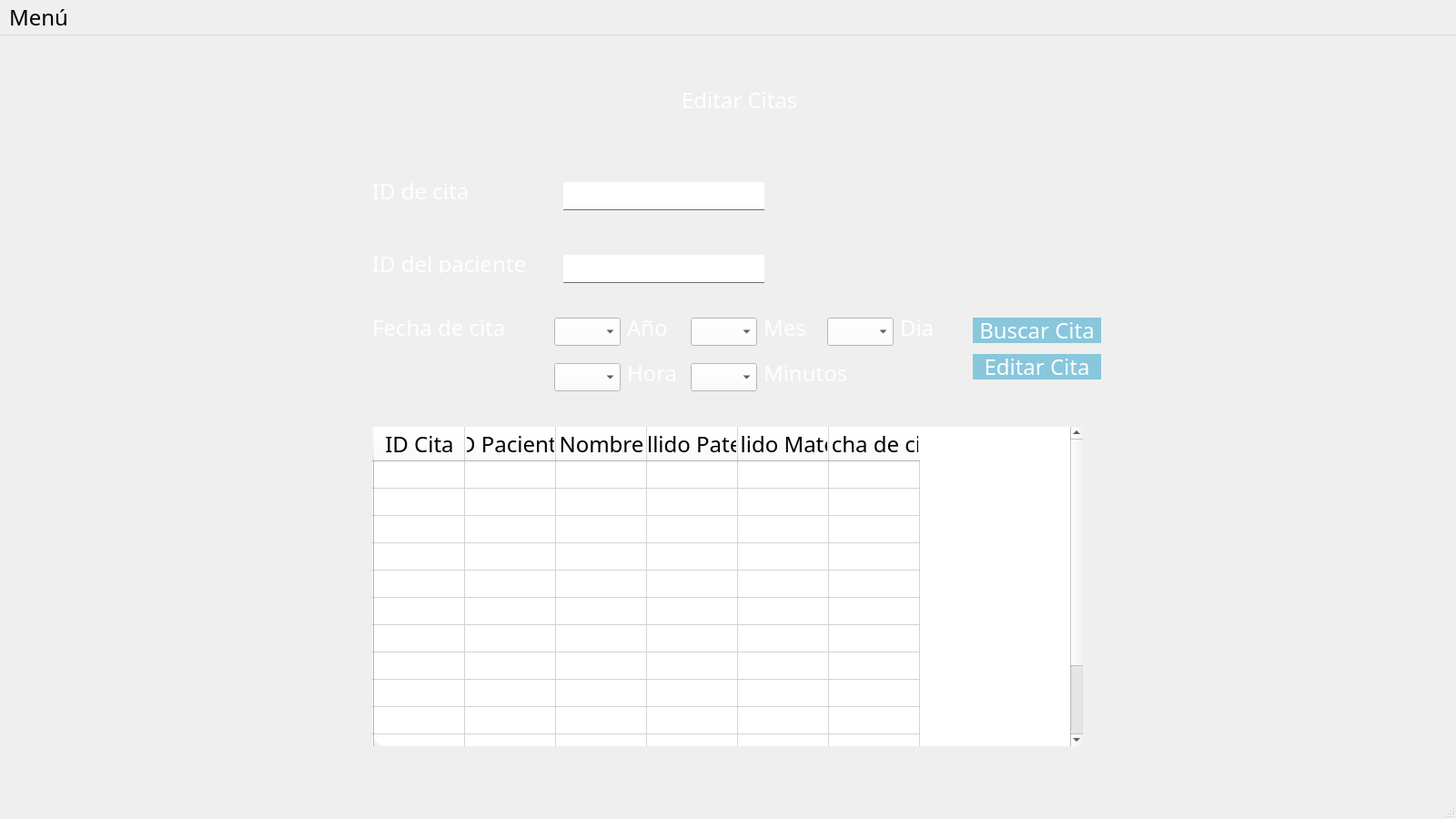
<?xml version="1.0" encoding="UTF-8"?>
<ui version="4.0">
 <class>EditarCita</class>
 <widget class="QMainWindow" name="EditarCita">
  <property name="geometry">
   <rect>
    <x>0</x>
    <y>0</y>
    <width>1600</width>
    <height>900</height>
   </rect>
  </property>
  <property name="minimumSize">
   <size>
    <width>1600</width>
    <height>900</height>
   </size>
  </property>
  <property name="maximumSize">
   <size>
    <width>1920</width>
    <height>1080</height>
   </size>
  </property>
  <property name="windowTitle">
   <string>Editar cita</string>
  </property>
  <property name="styleSheet">
   <string notr="true">*{
    font-family:century gothic;
    font-size:24px;
}

QWidget{
    background-image: url(:/prefijoNuevo/paisaje-cultura-sostenibilidad.jpg);
}

QFrame{
    background:rgba(0/0/0/0.8);
    border-radius:15px;
}

QPushButton{
    background:#88c7dc;
    color:white;
    border-radius:15px;
}

QPushButton:hover{
    color:#333;
    border-radius:15px;
    background:#49ebff;
}

QToolButton{
    background:red;
    border-radius:60px;

}

QLabel{
    color:white;
    background:transparent;
}

QLineEdit{
    background:transparent;
    border:none;
    color:#717072;
    border-bottom:1px solid #717072;
}</string>
  </property>
  <widget class="QWidget" name="centralwidget">
   <widget class="QFrame" name="frame">
    <property name="geometry">
     <rect>
      <x>49</x>
      <y>40</y>
      <width>1511</width>
      <height>791</height>
     </rect>
    </property>
    <property name="frameShape">
     <enum>QFrame::StyledPanel</enum>
    </property>
    <property name="frameShadow">
     <enum>QFrame::Raised</enum>
    </property>
    <widget class="QTableWidget" name="tablaCitas">
     <property name="geometry">
      <rect>
       <x>360</x>
       <y>390</y>
       <width>781</width>
       <height>351</height>
      </rect>
     </property>
     <property name="styleSheet">
      <string notr="true">
*{
background-color: rgb(255, 255, 255);
color: rgb(0, 0, 0);
	font: 10.5pt &quot;MS Shell Dlg 2&quot;;
}</string>
     </property>
     <row>
      <property name="text">
       <string/>
      </property>
     </row>
     <row>
      <property name="text">
       <string/>
      </property>
     </row>
     <row>
      <property name="text">
       <string/>
      </property>
     </row>
     <row>
      <property name="text">
       <string/>
      </property>
     </row>
     <row>
      <property name="text">
       <string/>
      </property>
     </row>
     <row>
      <property name="text">
       <string/>
      </property>
     </row>
     <row>
      <property name="text">
       <string/>
      </property>
     </row>
     <row>
      <property name="text">
       <string/>
      </property>
     </row>
     <row>
      <property name="text">
       <string/>
      </property>
     </row>
     <row>
      <property name="text">
       <string/>
      </property>
     </row>
     <row>
      <property name="text">
       <string/>
      </property>
     </row>
     <row>
      <property name="text">
       <string/>
      </property>
     </row>
     <row>
      <property name="text">
       <string/>
      </property>
     </row>
     <column>
      <property name="text">
       <string>ID Cita</string>
      </property>
     </column>
     <column>
      <property name="text">
       <string>ID Paciente</string>
      </property>
     </column>
     <column>
      <property name="text">
       <string>Nombre</string>
      </property>
     </column>
     <column>
      <property name="text">
       <string>Apellido Paterno</string>
      </property>
     </column>
     <column>
      <property name="text">
       <string>Apellido Materno</string>
      </property>
     </column>
     <column>
      <property name="text">
       <string>Fecha de cita</string>
      </property>
     </column>
    </widget>
    <widget class="QLabel" name="label">
     <property name="geometry">
      <rect>
       <x>700</x>
       <y>20</y>
       <width>141</width>
       <height>21</height>
      </rect>
     </property>
     <property name="text">
      <string>Editar Citas</string>
     </property>
    </widget>
    <widget class="QLabel" name="label_2">
     <property name="geometry">
      <rect>
       <x>360</x>
       <y>120</y>
       <width>121</width>
       <height>21</height>
      </rect>
     </property>
     <property name="text">
      <string>ID de cita</string>
     </property>
    </widget>
    <widget class="QLabel" name="label_3">
     <property name="geometry">
      <rect>
       <x>360</x>
       <y>200</y>
       <width>191</width>
       <height>21</height>
      </rect>
     </property>
     <property name="text">
      <string>ID del paciente</string>
     </property>
    </widget>
    <widget class="QLabel" name="label_4">
     <property name="geometry">
      <rect>
       <x>360</x>
       <y>270</y>
       <width>171</width>
       <height>21</height>
      </rect>
     </property>
     <property name="text">
      <string>Fecha de cita</string>
     </property>
    </widget>
    <widget class="QLineEdit" name="InputIdCita">
     <property name="geometry">
      <rect>
       <x>570</x>
       <y>121</y>
       <width>221</width>
       <height>31</height>
      </rect>
     </property>
     <property name="styleSheet">
      <string notr="true">background-color: rgb(255, 255, 255);</string>
     </property>
    </widget>
    <widget class="QLineEdit" name="inputIdPaciente">
     <property name="geometry">
      <rect>
       <x>570</x>
       <y>201</y>
       <width>221</width>
       <height>31</height>
      </rect>
     </property>
     <property name="styleSheet">
      <string notr="true">background-color: rgb(255, 255, 255);</string>
     </property>
    </widget>
    <widget class="QComboBox" name="inputA">
     <property name="geometry">
      <rect>
       <x>560</x>
       <y>270</y>
       <width>73</width>
       <height>31</height>
      </rect>
     </property>
     <property name="styleSheet">
      <string notr="true">color: rgb(0, 0, 0);
font: 16pt &quot;MS Shell Dlg 2&quot;;
background-color: rgb(255, 255, 255);</string>
     </property>
     <item>
      <property name="text">
       <string/>
      </property>
     </item>
     <item>
      <property name="text">
       <string>2021</string>
      </property>
     </item>
     <item>
      <property name="text">
       <string>2022</string>
      </property>
     </item>
     <item>
      <property name="text">
       <string>2023</string>
      </property>
     </item>
     <item>
      <property name="text">
       <string>2024</string>
      </property>
     </item>
     <item>
      <property name="text">
       <string>2025</string>
      </property>
     </item>
     <item>
      <property name="text">
       <string>2026</string>
      </property>
     </item>
     <item>
      <property name="text">
       <string>2027</string>
      </property>
     </item>
     <item>
      <property name="text">
       <string>2028</string>
      </property>
     </item>
     <item>
      <property name="text">
       <string>2029</string>
      </property>
     </item>
     <item>
      <property name="text">
       <string>2030</string>
      </property>
     </item>
    </widget>
    <widget class="QLabel" name="label_5">
     <property name="geometry">
      <rect>
       <x>640</x>
       <y>270</y>
       <width>55</width>
       <height>21</height>
      </rect>
     </property>
     <property name="text">
      <string>Año</string>
     </property>
    </widget>
    <widget class="QComboBox" name="inputM">
     <property name="geometry">
      <rect>
       <x>710</x>
       <y>270</y>
       <width>73</width>
       <height>31</height>
      </rect>
     </property>
     <property name="styleSheet">
      <string notr="true">color: rgb(0, 0, 0);
background-color: rgb(255, 255, 255);</string>
     </property>
     <item>
      <property name="text">
       <string/>
      </property>
     </item>
     <item>
      <property name="text">
       <string>-01-</string>
      </property>
     </item>
     <item>
      <property name="text">
       <string>-02-</string>
      </property>
     </item>
     <item>
      <property name="text">
       <string>-03-</string>
      </property>
     </item>
     <item>
      <property name="text">
       <string>-04-</string>
      </property>
     </item>
     <item>
      <property name="text">
       <string>-05-</string>
      </property>
     </item>
     <item>
      <property name="text">
       <string>-06-</string>
      </property>
     </item>
     <item>
      <property name="text">
       <string>-07-</string>
      </property>
     </item>
     <item>
      <property name="text">
       <string>-08-</string>
      </property>
     </item>
     <item>
      <property name="text">
       <string>-09-</string>
      </property>
     </item>
     <item>
      <property name="text">
       <string>-10-</string>
      </property>
     </item>
     <item>
      <property name="text">
       <string>-11-</string>
      </property>
     </item>
     <item>
      <property name="text">
       <string>-12-</string>
      </property>
     </item>
    </widget>
    <widget class="QLabel" name="label_6">
     <property name="geometry">
      <rect>
       <x>790</x>
       <y>270</y>
       <width>55</width>
       <height>21</height>
      </rect>
     </property>
     <property name="text">
      <string>Mes</string>
     </property>
    </widget>
    <widget class="QComboBox" name="inputD">
     <property name="geometry">
      <rect>
       <x>860</x>
       <y>270</y>
       <width>73</width>
       <height>31</height>
      </rect>
     </property>
     <property name="styleSheet">
      <string notr="true">color: rgb(0, 0, 0);
background-color: rgb(255, 255, 255);</string>
     </property>
     <item>
      <property name="text">
       <string/>
      </property>
     </item>
     <item>
      <property name="text">
       <string>1</string>
      </property>
     </item>
     <item>
      <property name="text">
       <string>2</string>
      </property>
     </item>
     <item>
      <property name="text">
       <string>3</string>
      </property>
     </item>
     <item>
      <property name="text">
       <string>4</string>
      </property>
     </item>
     <item>
      <property name="text">
       <string>5</string>
      </property>
     </item>
     <item>
      <property name="text">
       <string>6</string>
      </property>
     </item>
     <item>
      <property name="text">
       <string>7</string>
      </property>
     </item>
     <item>
      <property name="text">
       <string>8</string>
      </property>
     </item>
     <item>
      <property name="text">
       <string>9</string>
      </property>
     </item>
     <item>
      <property name="text">
       <string>10</string>
      </property>
     </item>
     <item>
      <property name="text">
       <string>11</string>
      </property>
     </item>
     <item>
      <property name="text">
       <string>12</string>
      </property>
     </item>
     <item>
      <property name="text">
       <string>13</string>
      </property>
     </item>
     <item>
      <property name="text">
       <string>14</string>
      </property>
     </item>
     <item>
      <property name="text">
       <string>15</string>
      </property>
     </item>
     <item>
      <property name="text">
       <string>16</string>
      </property>
     </item>
     <item>
      <property name="text">
       <string>17</string>
      </property>
     </item>
     <item>
      <property name="text">
       <string>18</string>
      </property>
     </item>
     <item>
      <property name="text">
       <string>19</string>
      </property>
     </item>
     <item>
      <property name="text">
       <string>20</string>
      </property>
     </item>
     <item>
      <property name="text">
       <string>21</string>
      </property>
     </item>
     <item>
      <property name="text">
       <string>22</string>
      </property>
     </item>
     <item>
      <property name="text">
       <string>23</string>
      </property>
     </item>
     <item>
      <property name="text">
       <string>24</string>
      </property>
     </item>
     <item>
      <property name="text">
       <string>25</string>
      </property>
     </item>
     <item>
      <property name="text">
       <string>26</string>
      </property>
     </item>
     <item>
      <property name="text">
       <string>27</string>
      </property>
     </item>
     <item>
      <property name="text">
       <string>28</string>
      </property>
     </item>
     <item>
      <property name="text">
       <string>29</string>
      </property>
     </item>
     <item>
      <property name="text">
       <string>30</string>
      </property>
     </item>
     <item>
      <property name="text">
       <string>31</string>
      </property>
     </item>
    </widget>
    <widget class="QLabel" name="label_7">
     <property name="geometry">
      <rect>
       <x>940</x>
       <y>270</y>
       <width>55</width>
       <height>21</height>
      </rect>
     </property>
     <property name="text">
      <string>Dia</string>
     </property>
    </widget>
    <widget class="QComboBox" name="inputH">
     <property name="geometry">
      <rect>
       <x>560</x>
       <y>320</y>
       <width>73</width>
       <height>31</height>
      </rect>
     </property>
     <property name="styleSheet">
      <string notr="true">color: rgb(0, 0, 0);
background-color: rgb(255, 255, 255);</string>
     </property>
     <item>
      <property name="text">
       <string/>
      </property>
     </item>
     <item>
      <property name="text">
       <string>00</string>
      </property>
     </item>
     <item>
      <property name="text">
       <string>01</string>
      </property>
     </item>
     <item>
      <property name="text">
       <string>02</string>
      </property>
     </item>
     <item>
      <property name="text">
       <string>03</string>
      </property>
     </item>
     <item>
      <property name="text">
       <string>04</string>
      </property>
     </item>
     <item>
      <property name="text">
       <string>05</string>
      </property>
     </item>
     <item>
      <property name="text">
       <string>06</string>
      </property>
     </item>
     <item>
      <property name="text">
       <string>07</string>
      </property>
     </item>
     <item>
      <property name="text">
       <string>08</string>
      </property>
     </item>
     <item>
      <property name="text">
       <string>09</string>
      </property>
     </item>
     <item>
      <property name="text">
       <string>10</string>
      </property>
     </item>
     <item>
      <property name="text">
       <string>11</string>
      </property>
     </item>
     <item>
      <property name="text">
       <string>12</string>
      </property>
     </item>
     <item>
      <property name="text">
       <string>13</string>
      </property>
     </item>
     <item>
      <property name="text">
       <string>14</string>
      </property>
     </item>
     <item>
      <property name="text">
       <string>15</string>
      </property>
     </item>
     <item>
      <property name="text">
       <string>16</string>
      </property>
     </item>
     <item>
      <property name="text">
       <string>17</string>
      </property>
     </item>
     <item>
      <property name="text">
       <string>18</string>
      </property>
     </item>
     <item>
      <property name="text">
       <string>19</string>
      </property>
     </item>
     <item>
      <property name="text">
       <string>20</string>
      </property>
     </item>
     <item>
      <property name="text">
       <string>21</string>
      </property>
     </item>
     <item>
      <property name="text">
       <string>22</string>
      </property>
     </item>
     <item>
      <property name="text">
       <string>23</string>
      </property>
     </item>
    </widget>
    <widget class="QComboBox" name="inputMin">
     <property name="geometry">
      <rect>
       <x>710</x>
       <y>320</y>
       <width>73</width>
       <height>31</height>
      </rect>
     </property>
     <property name="styleSheet">
      <string notr="true">background-color: rgb(255, 255, 255);
color: rgb(0, 0, 0);</string>
     </property>
     <item>
      <property name="text">
       <string/>
      </property>
     </item>
     <item>
      <property name="text">
       <string>:00</string>
      </property>
     </item>
     <item>
      <property name="text">
       <string>:01</string>
      </property>
     </item>
     <item>
      <property name="text">
       <string>:02</string>
      </property>
     </item>
     <item>
      <property name="text">
       <string>:03</string>
      </property>
     </item>
     <item>
      <property name="text">
       <string>:04</string>
      </property>
     </item>
     <item>
      <property name="text">
       <string>:05</string>
      </property>
     </item>
     <item>
      <property name="text">
       <string>:06</string>
      </property>
     </item>
     <item>
      <property name="text">
       <string>:07</string>
      </property>
     </item>
     <item>
      <property name="text">
       <string>:08</string>
      </property>
     </item>
     <item>
      <property name="text">
       <string>:09</string>
      </property>
     </item>
     <item>
      <property name="text">
       <string>:10</string>
      </property>
     </item>
     <item>
      <property name="text">
       <string>:11</string>
      </property>
     </item>
     <item>
      <property name="text">
       <string>:12</string>
      </property>
     </item>
     <item>
      <property name="text">
       <string>:13</string>
      </property>
     </item>
     <item>
      <property name="text">
       <string>:14</string>
      </property>
     </item>
     <item>
      <property name="text">
       <string>:15</string>
      </property>
     </item>
     <item>
      <property name="text">
       <string>:16</string>
      </property>
     </item>
     <item>
      <property name="text">
       <string>:17</string>
      </property>
     </item>
     <item>
      <property name="text">
       <string>:18</string>
      </property>
     </item>
     <item>
      <property name="text">
       <string>:19</string>
      </property>
     </item>
     <item>
      <property name="text">
       <string>:20</string>
      </property>
     </item>
     <item>
      <property name="text">
       <string>:21</string>
      </property>
     </item>
     <item>
      <property name="text">
       <string>:22</string>
      </property>
     </item>
     <item>
      <property name="text">
       <string>:23</string>
      </property>
     </item>
     <item>
      <property name="text">
       <string>:24</string>
      </property>
     </item>
     <item>
      <property name="text">
       <string>:25</string>
      </property>
     </item>
     <item>
      <property name="text">
       <string>:26</string>
      </property>
     </item>
     <item>
      <property name="text">
       <string>:27</string>
      </property>
     </item>
     <item>
      <property name="text">
       <string>:28</string>
      </property>
     </item>
     <item>
      <property name="text">
       <string>:29</string>
      </property>
     </item>
     <item>
      <property name="text">
       <string>:30</string>
      </property>
     </item>
     <item>
      <property name="text">
       <string>:31</string>
      </property>
     </item>
     <item>
      <property name="text">
       <string>:32</string>
      </property>
     </item>
     <item>
      <property name="text">
       <string>:33</string>
      </property>
     </item>
     <item>
      <property name="text">
       <string>:34</string>
      </property>
     </item>
     <item>
      <property name="text">
       <string>:35</string>
      </property>
     </item>
     <item>
      <property name="text">
       <string>:36</string>
      </property>
     </item>
     <item>
      <property name="text">
       <string>:37</string>
      </property>
     </item>
     <item>
      <property name="text">
       <string>:38</string>
      </property>
     </item>
     <item>
      <property name="text">
       <string>:39</string>
      </property>
     </item>
     <item>
      <property name="text">
       <string>:40</string>
      </property>
     </item>
     <item>
      <property name="text">
       <string>:41</string>
      </property>
     </item>
     <item>
      <property name="text">
       <string>:42</string>
      </property>
     </item>
     <item>
      <property name="text">
       <string>:43</string>
      </property>
     </item>
     <item>
      <property name="text">
       <string>:44</string>
      </property>
     </item>
     <item>
      <property name="text">
       <string>:45</string>
      </property>
     </item>
     <item>
      <property name="text">
       <string>:46</string>
      </property>
     </item>
     <item>
      <property name="text">
       <string>:47</string>
      </property>
     </item>
     <item>
      <property name="text">
       <string>:48</string>
      </property>
     </item>
     <item>
      <property name="text">
       <string>:49</string>
      </property>
     </item>
     <item>
      <property name="text">
       <string>:50</string>
      </property>
     </item>
     <item>
      <property name="text">
       <string>:51</string>
      </property>
     </item>
     <item>
      <property name="text">
       <string>:52</string>
      </property>
     </item>
     <item>
      <property name="text">
       <string>:53</string>
      </property>
     </item>
     <item>
      <property name="text">
       <string>:54</string>
      </property>
     </item>
     <item>
      <property name="text">
       <string>:55</string>
      </property>
     </item>
     <item>
      <property name="text">
       <string>:56</string>
      </property>
     </item>
     <item>
      <property name="text">
       <string>:57</string>
      </property>
     </item>
     <item>
      <property name="text">
       <string>:58</string>
      </property>
     </item>
     <item>
      <property name="text">
       <string>:59</string>
      </property>
     </item>
    </widget>
    <widget class="QLabel" name="label_8">
     <property name="geometry">
      <rect>
       <x>640</x>
       <y>320</y>
       <width>55</width>
       <height>21</height>
      </rect>
     </property>
     <property name="text">
      <string>Hora</string>
     </property>
    </widget>
    <widget class="QLabel" name="label_9">
     <property name="geometry">
      <rect>
       <x>790</x>
       <y>320</y>
       <width>91</width>
       <height>21</height>
      </rect>
     </property>
     <property name="text">
      <string>Minutos</string>
     </property>
    </widget>
    <widget class="QPushButton" name="editarCita">
     <property name="geometry">
      <rect>
       <x>1020</x>
       <y>310</y>
       <width>141</width>
       <height>28</height>
      </rect>
     </property>
     <property name="text">
      <string>Editar Cita</string>
     </property>
    </widget>
    <widget class="QPushButton" name="buscarCita">
     <property name="geometry">
      <rect>
       <x>1020</x>
       <y>270</y>
       <width>141</width>
       <height>28</height>
      </rect>
     </property>
     <property name="text">
      <string>Buscar Cita</string>
     </property>
    </widget>
   </widget>
  </widget>
  <widget class="QMenuBar" name="menubar">
   <property name="geometry">
    <rect>
     <x>0</x>
     <y>0</y>
     <width>1600</width>
     <height>36</height>
    </rect>
   </property>
   <widget class="QMenu" name="menuMen">
    <property name="title">
     <string>Menú</string>
    </property>
    <addaction name="separator"/>
    <addaction name="actionRegresar"/>
   </widget>
   <addaction name="menuMen"/>
  </widget>
  <widget class="QStatusBar" name="statusbar"/>
  <action name="actionRegresar">
   <property name="text">
    <string>Regresar</string>
   </property>
  </action>
 </widget>
 <resources>
  <include location="../Imagenes/Imagen.qrc"/>
 </resources>
 <connections/>
</ui>
